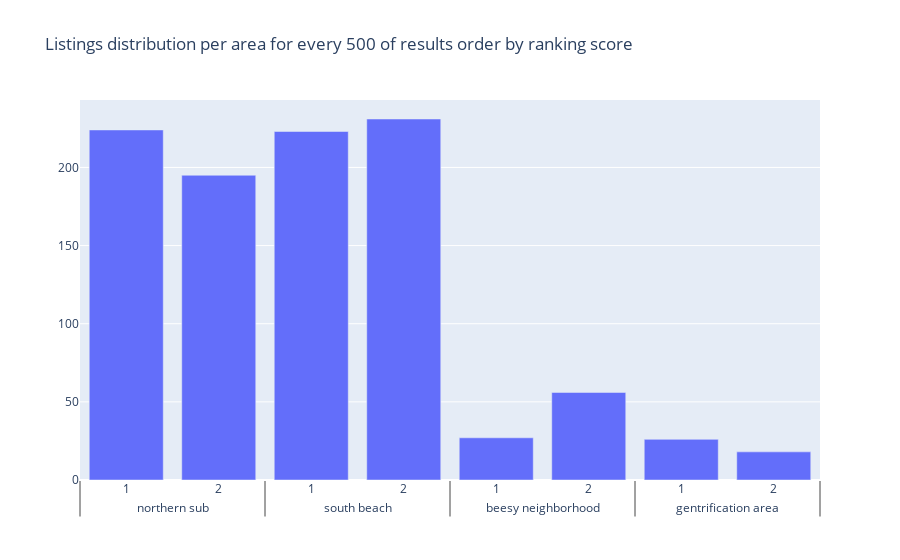

Source (notebook cell):
### Code cell
import plotly.graph_objects as go
df_groups=df_groups[(df_groups['order_id']==1) | (df_groups['order_id'] == 2)]
l = []
l.append(df_groups['geography_name'].tolist())
l.append(df_groups['order_id'].tolist())
fig = go.Figure()
fig.add_bar(x=l,y=[i[0] for i in df_groups[['count']].to_numpy().tolist()])
fig.update_layout(title='Listings distribution per area for every 500 of results order by ranking score')
fig.show()

### Figure 1 — Plotly figure (JSON) as saved in the notebook; plotly's stock layout.template omitted (floating-point values rounded to 4 significant figures)
{"data": [{"type": "bar", "x": [["northern sub", "south beach", "beesy neighborhood", "gentrification area", "south beach", "northern sub", "beesy neighborhood", "gentrification area"], [1, 1, 1, 1, 2, 2, 2, 2]], "y": [224, 223, 27, 26, 231, 195, 56, 18]}], "layout": {"title": {"text": "Listings distribution per area for every 500 of results order by ranking score"}}}
